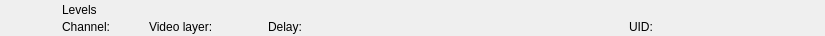
<?xml version="1.0" encoding="UTF-8"?>
<ui version="4.0">
 <class>RundownLevelsWidget</class>
 <widget class="QWidget" name="RundownLevelsWidget">
  <property name="geometry">
   <rect>
    <x>0</x>
    <y>0</y>
    <width>825</width>
    <height>36</height>
   </rect>
  </property>
  <layout class="QHBoxLayout" name="horizontalLayout">
   <property name="spacing">
    <number>0</number>
   </property>
   <property name="margin">
    <number>0</number>
   </property>
   <item>
    <widget class="QFrame" name="frameItem">
     <property name="sizePolicy">
      <sizepolicy hsizetype="Preferred" vsizetype="Fixed">
       <horstretch>0</horstretch>
       <verstretch>0</verstretch>
      </sizepolicy>
     </property>
     <property name="minimumSize">
      <size>
       <width>0</width>
       <height>36</height>
      </size>
     </property>
     <widget class="QLabel" name="labelIcon">
      <property name="geometry">
       <rect>
        <x>22</x>
        <y>2</y>
        <width>32</width>
        <height>32</height>
       </rect>
      </property>
      <property name="text">
       <string/>
      </property>
      <property name="pixmap">
       <pixmap resource="../Widgets.qrc">:/Graphics/Images/Levels.png</pixmap>
      </property>
      <property name="scaledContents">
       <bool>true</bool>
      </property>
     </widget>
     <widget class="QLabel" name="labelChannel">
      <property name="geometry">
       <rect>
        <x>62</x>
        <y>19</y>
        <width>78</width>
        <height>16</height>
       </rect>
      </property>
      <property name="text">
       <string>Channel:</string>
      </property>
     </widget>
     <widget class="QLabel" name="labelLabel">
      <property name="geometry">
       <rect>
        <x>62</x>
        <y>2</y>
        <width>561</width>
        <height>16</height>
       </rect>
      </property>
      <property name="text">
       <string>Levels</string>
      </property>
     </widget>
     <widget class="QLabel" name="labelVideolayer">
      <property name="geometry">
       <rect>
        <x>149</x>
        <y>19</y>
        <width>110</width>
        <height>16</height>
       </rect>
      </property>
      <property name="text">
       <string>Video layer:</string>
      </property>
     </widget>
     <widget class="QLabel" name="labelColor">
      <property name="geometry">
       <rect>
        <x>0</x>
        <y>0</y>
        <width>18</width>
        <height>36</height>
       </rect>
      </property>
      <property name="text">
       <string/>
      </property>
     </widget>
     <widget class="QLabel" name="labelGroupColor">
      <property name="geometry">
       <rect>
        <x>0</x>
        <y>0</y>
        <width>6</width>
        <height>36</height>
       </rect>
      </property>
      <property name="text">
       <string/>
      </property>
     </widget>
     <widget class="QLabel" name="labelDevice">
      <property name="geometry">
       <rect>
        <x>360</x>
        <y>19</y>
        <width>260</width>
        <height>16</height>
       </rect>
      </property>
      <property name="text">
       <string></string>
      </property>
     </widget>
     <widget class="QLabel" name="labelDelay">
      <property name="geometry">
       <rect>
        <x>268</x>
        <y>19</y>
        <width>83</width>
        <height>16</height>
       </rect>
      </property>
      <property name="text">
       <string>Delay:</string>
      </property>
     </widget>
     <widget class="QLabel" name="labelRemoteTriggerId">
      <property name="geometry">
       <rect>
        <x>629</x>
        <y>19</y>
        <width>111</width>
        <height>16</height>
       </rect>
      </property>
      <property name="text">
       <string>UID:</string>
      </property>
     </widget>
    </widget>
   </item>
   <item>
    <widget class="QFrame" name="frameStatus">
     <property name="minimumSize">
      <size>
       <width>77</width>
       <height>0</height>
      </size>
     </property>
     <property name="maximumSize">
      <size>
       <width>77</width>
       <height>16777215</height>
      </size>
     </property>
     <widget class="QLabel" name="labelGpiConnected">
      <property name="geometry">
       <rect>
        <x>1</x>
        <y>2</y>
        <width>32</width>
        <height>32</height>
       </rect>
      </property>
      <property name="minimumSize">
       <size>
        <width>32</width>
        <height>32</height>
       </size>
      </property>
      <property name="maximumSize">
       <size>
        <width>32</width>
        <height>32</height>
       </size>
      </property>
      <property name="lineWidth">
       <number>0</number>
      </property>
      <property name="text">
       <string/>
      </property>
      <property name="pixmap">
       <pixmap resource="../Widgets.qrc">:/Graphics/Images/GpiConnected.png</pixmap>
      </property>
      <property name="scaledContents">
       <bool>true</bool>
      </property>
     </widget>
     <widget class="QLabel" name="labelDisconnected">
      <property name="geometry">
       <rect>
        <x>32</x>
        <y>2</y>
        <width>32</width>
        <height>32</height>
       </rect>
      </property>
      <property name="minimumSize">
       <size>
        <width>32</width>
        <height>32</height>
       </size>
      </property>
      <property name="maximumSize">
       <size>
        <width>32</width>
        <height>32</height>
       </size>
      </property>
      <property name="text">
       <string/>
      </property>
      <property name="pixmap">
       <pixmap resource="../Widgets.qrc">:/Graphics/Images/Disconnected.png</pixmap>
      </property>
      <property name="scaledContents">
       <bool>true</bool>
      </property>
     </widget>
     <widget class="QLabel" name="labelActiveColor">
      <property name="geometry">
       <rect>
        <x>69</x>
        <y>0</y>
        <width>8</width>
        <height>36</height>
       </rect>
      </property>
      <property name="minimumSize">
       <size>
        <width>8</width>
        <height>36</height>
       </size>
      </property>
      <property name="maximumSize">
       <size>
        <width>8</width>
        <height>36</height>
       </size>
      </property>
      <property name="text">
       <string/>
      </property>
     </widget>
    </widget>
   </item>
  </layout>
 </widget>
 <resources>
  <include location="../Widgets.qrc"/>
 </resources>
 <connections/>
 <slots>
  <slot>addToCombo()</slot>
 </slots>
</ui>
